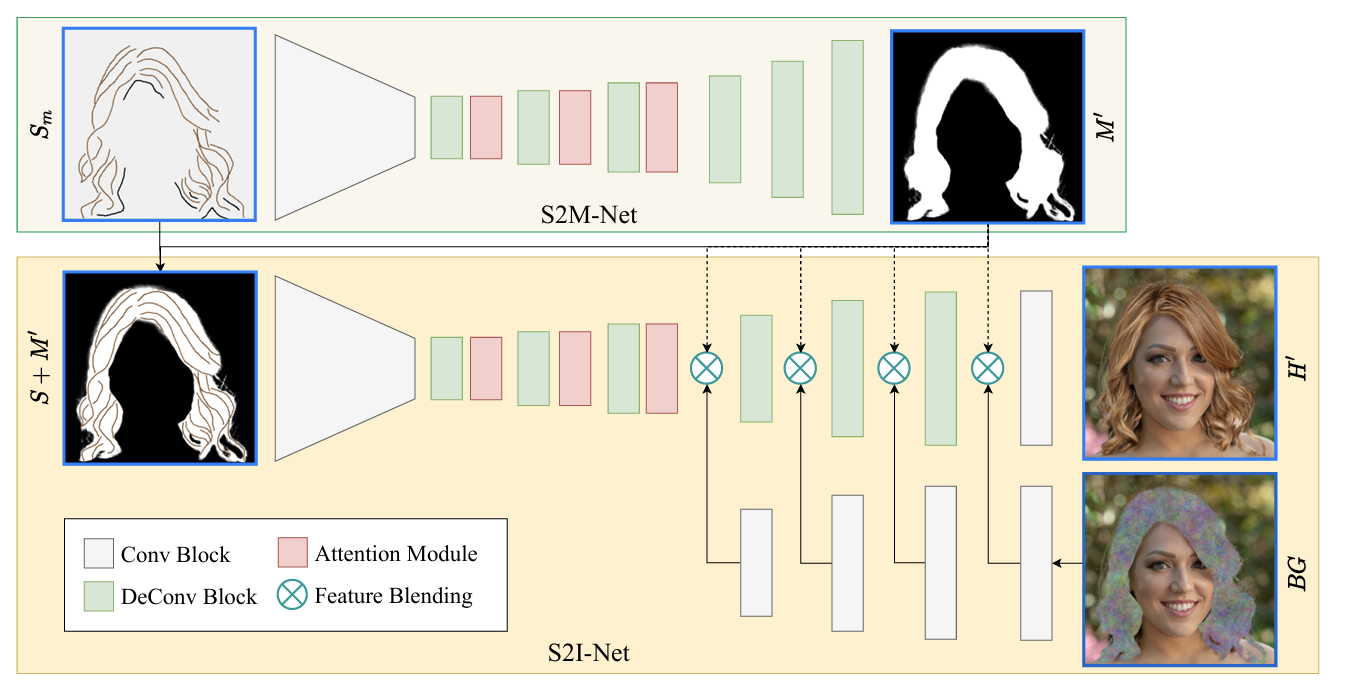
#> input picture image.png, 1350 x 688 px
$ python clean_sketch.py ../image.png --mode sketch
#> lines starting #> are read from the running program, lines starting #| are printed output that depends on the picture; after the words box and inside, x2 and y2 are one past the last pixel; in counts of white or black regions, pixels touching at a corner belong together
#!/usr/bin/env python3
"""
스케치/매트 이미지 정제 도구
- sketch: 배경 검정, 스트록 단일 갈색, 워터마크 제거
- matte : 배경 검정(0), 헤어 흰색(255), 워터마크 제거
"""
import argparse
from pathlib import Path
from PIL import Image
import numpy as np


BROWN = (180, 120, 50)
WATERMARK_SIZE = 50  # 우측 하단 제거할 크기(px)


def clean_sketch(arr: np.ndarray, threshold: int) -> np.ndarray:
    mask = arr.sum(axis=2) > threshold
    result = np.zeros_like(arr)
    result[mask] = BROWN
    return result


def clean_matte(arr: np.ndarray, threshold: int) -> np.ndarray:
    gray = arr.mean(axis=2)
    result = np.where(gray > threshold, 255, 0).astype(np.uint8)
    return np.stack([result] * 3, axis=2)


def remove_watermark(arr: np.ndarray, size: int) -> np.ndarray:
    arr[-size:, -size:] = 0
    return arr


def process(input_path: Path, output_path: Path, mode: str, threshold: int, no_watermark: bool):
#> called with mode = 'sketch', threshold = 80, no_watermark = False
    img = Image.open(input_path).convert('RGB')
#> img is the input picture: PIL image 1350x688 RGB; mean R, G, B 220, 215.8, 202.1
    arr = np.array(img)

    if mode == 'sketch':
        result = clean_sketch(arr, threshold)
#> in clean_sketch, `mask = arr.sum(axis=2) > threshold`:
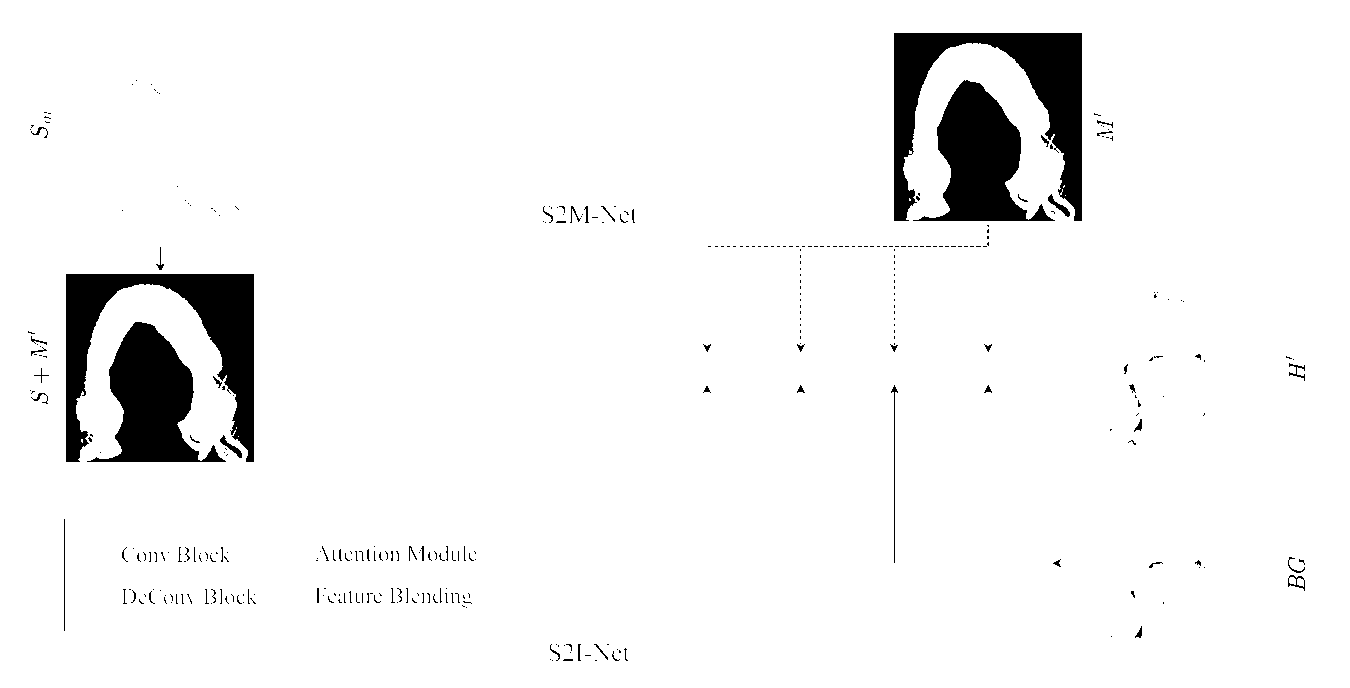
#> mask: shape (688, 1350) bool; 94.9% white; 344 black regions (286 under 20 px), largest, box (x1, y1, x2, y2) and area: (66, 274, 254, 462) 12436, (894, 33, 1082, 221) 12430, (913, 80, 1055, 221) 9344
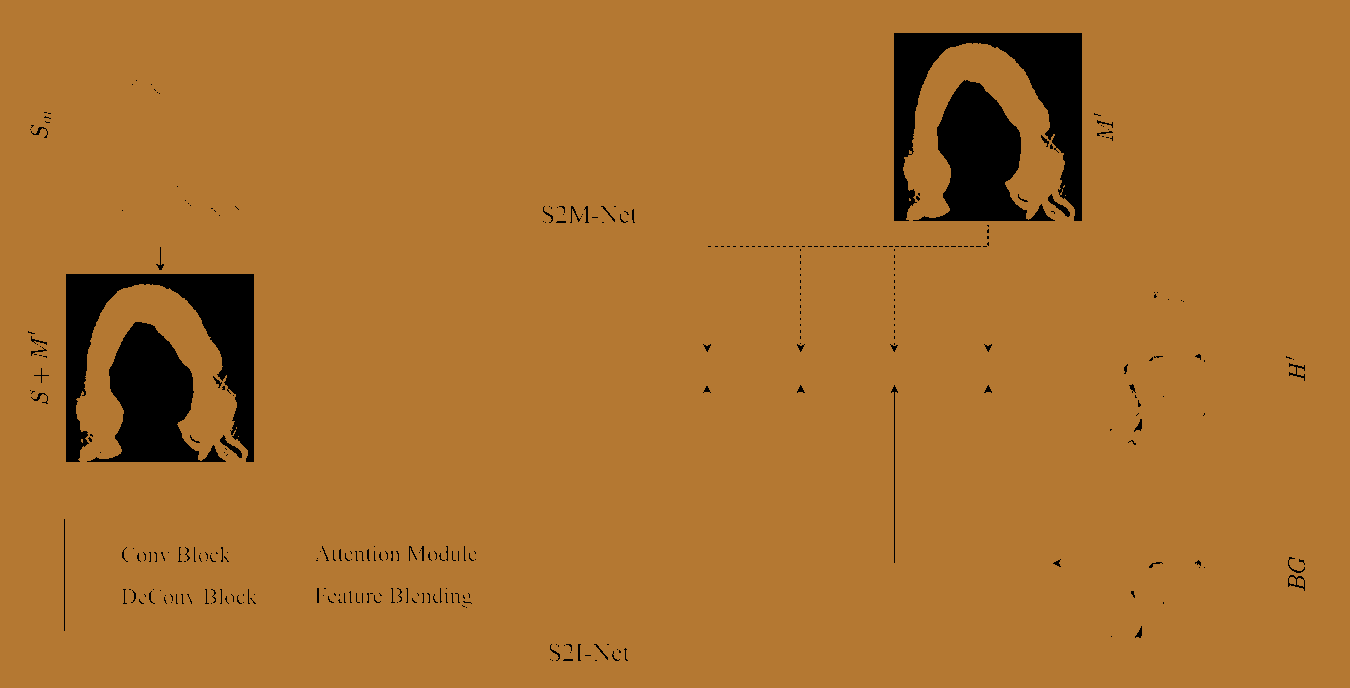
#> result: shape (688, 1350, 3); mean R, G, B 170.8, 113.9, 47.5
    elif mode == 'matte':
        result = clean_matte(arr, threshold)
    else:
        raise ValueError(f"mode는 'sketch' 또는 'matte' 중 하나여야 합니다: {mode}")

    if not no_watermark:
        result = remove_watermark(result, WATERMARK_SIZE)

    output_path.parent.mkdir(parents=True, exist_ok=True)
    Image.fromarray(result.astype(np.uint8)).save(output_path)
    print(f"[{mode}] {input_path.name} → {output_path}")


def main():
    parser = argparse.ArgumentParser(description="스케치/매트 이미지 정제")
    parser.add_argument("inputs", nargs="+", type=Path, help="입력 이미지 경로 (여러 개 가능)")
    parser.add_argument("-m", "--mode", choices=["sketch", "matte"], required=True,
                        help="처리 모드: sketch (갈색 단일색) | matte (흑백 이진화)")
    parser.add_argument("-o", "--output-dir", type=Path, default=None,
                        help="출력 디렉토리 (미지정 시 원본과 같은 위치에 _clean 접미사로 저장)")
    parser.add_argument("-t", "--threshold", type=int, default=None,
                        help="픽셀 판별 threshold (sketch 기본값: 80, matte 기본값: 128)")
    parser.add_argument("--no-watermark", action="store_true",
                        help="워터마크 제거 건너뜀")
    parser.add_argument("--overwrite", action="store_true",
                        help="원본 파일 덮어쓰기")
    args = parser.parse_args()

    default_threshold = 80 if args.mode == "sketch" else 128
    threshold = args.threshold if args.threshold is not None else default_threshold

    for inp in args.inputs:
        if not inp.exists():
            print(f"[경고] 파일 없음: {inp}")
            continue

        if args.overwrite:
            out = inp
        elif args.output_dir:
            out = args.output_dir / inp.name
        else:
            out = inp.with_stem(inp.stem + "_clean")

        process(inp, out, args.mode, threshold, args.no_watermark)


if __name__ == "__main__":
    main()

$ run again, on 캡처.PNG
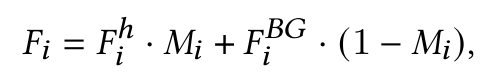
#> input picture 캡처.PNG, 492 x 84 px
#> in clean_sketch, `mask = arr.sum(axis=2) > threshold`:
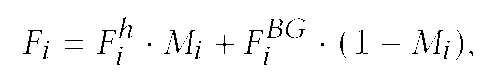
#> mask: shape (84, 492) bool; 97.1% white; black in thin lines or dots, all inside (x1, y1, x2, y2) = (23, 17, 473, 65)
#> in remove_watermark, `arr[-size:, -size:] = 0`:
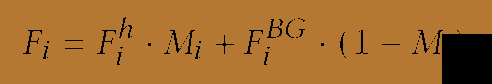
#> arr: shape (84, 492, 3); mean R, G, B 164.2, 109.5, 45.6
